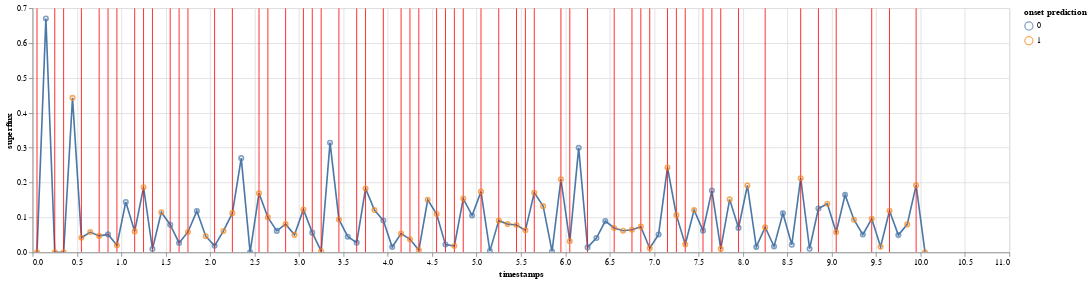

Notebook code cell kept with this figure:
### Code cell
file = data["file"][0]

base = alt.Chart(data[data["file"]==file])

superflux = base.mark_line().encode(x="timestamps", y="superflux")

onsets = alt.Chart(data[data["file"]==file][data["onset"]]).mark_rule(color='red').encode(
    x='timestamps',
)

predictions = alt.Chart(data[data["file"]==file]).mark_point().encode(
    x='timestamps',
    y="superflux",
    color="onset prediction:N",
)

(superflux + onsets + predictions).properties(width=1200).interactive()

### Figure 1 — Vega-Lite specification as saved in the notebook (floating-point values rounded to 4 significant figures)
{"config": {"view": {"continuousWidth": 400, "continuousHeight": 300}}, "layer": [{"data": {"name": "data-675f0f2a10c6a204fbdafa4b8a3c893e"}, "mark": "line", "encoding": {"x": {"field": "timestamps", "type": "quantitative"}, "y": {"field": "superflux", "type": "quantitative"}}, "selection": {"selector010": {"type": "interval", "bind": "scales", "encodings": ["x", "y"]}}}, {"data": {"name": "data-4907a46dd60d0d10e873a56fe8fe1dec"}, "mark": {"type": "rule", "color": "red"}, "encoding": {"x": {"field": "timestamps", "type": "quantitative"}}}, {"data": {"name": "data-675f0f2a10c6a204fbdafa4b8a3c893e"}, "mark": "point", "encoding": {"color": {"field": "onset prediction", "type": "nominal"}, "x": {"field": "timestamps", "type": "quantitative"}, "y": {"field": "superflux", "type": "quantitative"}}}], "width": 1200, "$schema": "https://vega.github.io/schema/vega-lite/v4.17.0.json", "datasets": {"data-675f0f2a10c6a204fbdafa4b8a3c893e": [{"file": "Media-103515(19.7-29.7)", "timestamps": 0.05, "onset": true, "onset probabilty": 0.5298, "onset prediction": 1, "superflux": 0.0}, {"file": "Media-103515(19.7-29.7)", "timestamps": 0.15, "onset": false, "onset probabilty": 0.4939, "onset prediction": 0, "superflux": 0.6702}, {"file": "Media-103515(19.7-29.7)", "timestamps": 0.25, "onset": true, "onset probabilty": 0.502, "onset prediction": 1, "superflux": 0.0003}, {"file": "Media-103515(19.7-29.7)", "timestamps": 0.35, "onset": true, "onset probabilty": 0.504, "onset prediction": 1, "superflux": 0.00017}, {"file": "Media-103515(19.7-29.7)", "timestamps": 0.45, "onset": false, "onset probabilty": 0.5495, "onset prediction": 1, "superflux": 0.4428}, {"file": "Media-103515(19.7-29.7)", "timestamps": 0.55, "onset": true, "onset probabilty": 0.5432, "onset prediction": 1, "superflux": 0.04176}, {"file": "Media-103515(19.7-29.7)", "timestamps": 0.65, "onset": false, "onset probabilty": 0.5789, "onset prediction": 1, "superflux": 0.0581}, {"file": "Media-103515(19.7-29.7)", "timestamps": 0.75, "onset": true, "onset probabilty": 0.587, "onset prediction": 1, "superflux": 0.04716}, {"file": "Media-103515(19.7-29.7)", "timestamps": 0.85, "onset": true, "onset probabilty": 0.4564, "onset prediction": 0, "superflux": 0.05144}, {"file": "Media-103515(19.7-29.7)", "timestamps": 0.95, "onset": true, "onset probabilty": 0.5267, "onset prediction": 1, "superflux": 0.02053}, {"file": "Media-103515(19.7-29.7)", "timestamps": 1.05, "onset": false, "onset probabilty": 0.4559, "onset prediction": 0, "superflux": 0.1443}, {"file": "Media-103515(19.7-29.7)", "timestamps": 1.15, "onset": true, "onset probabilty": 0.544, "onset prediction": 1, "superflux": 0.05998}, {"file": "Media-103515(19.7-29.7)", "timestamps": 1.25, "onset": true, "onset probabilty": 0.527, "onset prediction": 1, "superflux": 0.1864}, {"file": "Media-103515(19.7-29.7)", "timestamps": 1.35, "onset": true, "onset probabilty": 0.3777, "onset prediction": 0, "superflux": 0.00959}, {"file": "Media-103515(19.7-29.7)", "timestamps": 1.45, "onset": false, "onset probabilty": 0.513, "onset prediction": 1, "superflux": 0.115}, {"file": "Media-103515(19.7-29.7)", "timestamps": 1.55, "onset": true, "onset probabilty": 0.4849, "onset prediction": 0, "superflux": 0.0793}, {"file": "Media-103515(19.7-29.7)", "timestamps": 1.65, "onset": true, "onset probabilty": 0.4745, "onset prediction": 0, "superflux": 0.027}, {"file": "Media-103515(19.7-29.7)", "timestamps": 1.75, "onset": true, "onset probabilty": 0.5491, "onset prediction": 1, "superflux": 0.05846}, {"file": "Media-103515(19.7-29.7)", "timestamps": 1.85, "onset": false, "onset probabilty": 0.4937, "onset prediction": 0, "superflux": 0.1183}, {"file": "Media-103515(19.7-29.7)", "timestamps": 1.95, "onset": false, "onset probabilty": 0.535, "onset prediction": 1, "superflux": 0.0463}, {"file": "Media-103515(19.7-29.7)", "timestamps": 2.05, "onset": true, "onset probabilty": 0.4922, "onset prediction": 0, "superflux": 0.0186}, {"file": "Media-103515(19.7-29.7)", "timestamps": 2.15, "onset": false, "onset probabilty": 0.5072, "onset prediction": 1, "superflux": 0.06137}, {"file": "Media-103515(19.7-29.7)", "timestamps": 2.25, "onset": true, "onset probabilty": 0.5398, "onset prediction": 1, "superflux": 0.1123}, {"file": "Media-103515(19.7-29.7)", "timestamps": 2.35, "onset": false, "onset probabilty": 0.3601, "onset prediction": 0, "superflux": 0.27}, {"file": "Media-103515(19.7-29.7)", "timestamps": 2.45, "onset": false, "onset probabilty": 0.3884, "onset prediction": 0, "superflux": 0.0}, {"file": "Media-103515(19.7-29.7)", "timestamps": 2.55, "onset": true, "onset probabilty": 0.5315, "onset prediction": 1, "superflux": 0.1691}, {"file": "Media-103515(19.7-29.7)", "timestamps": 2.65, "onset": true, "onset probabilty": 0.5383, "onset prediction": 1, "superflux": 0.1002}, {"file": "Media-103515(19.7-29.7)", "timestamps": 2.75, "onset": false, "onset probabilty": 0.495, "onset prediction": 0, "superflux": 0.06151}, {"file": "Media-103515(19.7-29.7)", "timestamps": 2.85, "onset": true, "onset probabilty": 0.5442, "onset prediction": 1, "superflux": 0.08081}, {"file": "Media-103515(19.7-29.7)", "timestamps": 2.95, "onset": false, "onset probabilty": 0.5434, "onset prediction": 1, "superflux": 0.05002}, {"file": "Media-103515(19.7-29.7)", "timestamps": 3.05, "onset": true, "onset probabilty": 0.6189, "onset prediction": 1, "superflux": 0.123}, {"file": "Media-103515(19.7-29.7)", "timestamps": 3.15, "onset": true, "onset probabilty": 0.4967, "onset prediction": 0, "superflux": 0.05651}, {"file": "Media-103515(19.7-29.7)", "timestamps": 3.25, "onset": true, "onset probabilty": 0.5043, "onset prediction": 1, "superflux": 0.00324}, {"file": "Media-103515(19.7-29.7)", "timestamps": 3.35, "onset": false, "onset probabilty": 0.4964, "onset prediction": 0, "superflux": 0.3144}, {"file": "Media-103515(19.7-29.7)", "timestamps": 3.45, "onset": true, "onset probabilty": 0.7125, "onset prediction": 1, "superflux": 0.09424}, {"file": "Media-103515(19.7-29.7)", "timestamps": 3.55, "onset": false, "onset probabilty": 0.4759, "onset prediction": 0, "superflux": 0.04474}, {"file": "Media-103515(19.7-29.7)", "timestamps": 3.65, "onset": true, "onset probabilty": 0.4975, "onset prediction": 0, "superflux": 0.02784}, {"file": "Media-103515(19.7-29.7)", "timestamps": 3.75, "onset": true, "onset probabilty": 0.5606, "onset prediction": 1, "superflux": 0.183}, {"file": "Media-103515(19.7-29.7)", "timestamps": 3.85, "onset": false, "onset probabilty": 0.5455, "onset prediction": 1, "superflux": 0.1212}, {"file": "Media-103515(19.7-29.7)", "timestamps": 3.95, "onset": true, "onset probabilty": 0.4022, "onset prediction": 0, "superflux": 0.0913}, {"file": "Media-103515(19.7-29.7)", "timestamps": 4.05, "onset": false, "onset probabilty": 0.4458, "onset prediction": 0, "superflux": 0.01514}, {"file": "Media-103515(19.7-29.7)", "timestamps": 4.15, "onset": true, "onset probabilty": 0.5554, "onset prediction": 1, "superflux": 0.05356}, {"file": "Media-103515(19.7-29.7)", "timestamps": 4.25, "onset": true, "onset probabilty": 0.5081, "onset prediction": 1, "superflux": 0.03736}, {"file": "Media-103515(19.7-29.7)", "timestamps": 4.35, "onset": true, "onset probabilty": 0.5665, "onset prediction": 1, "superflux": 0.00633}, {"file": "Media-103515(19.7-29.7)", "timestamps": 4.45, "onset": false, "onset probabilty": 0.5486, "onset prediction": 1, "superflux": 0.1505}, {"file": "Media-103515(19.7-29.7)", "timestamps": 4.55, "onset": true, "onset probabilty": 0.5568, "onset prediction": 1, "superflux": 0.1099}, {"file": "Media-103515(19.7-29.7)", "timestamps": 4.65, "onset": true, "onset probabilty": 0.4984, "onset prediction": 0, "superflux": 0.02213}, {"file": "Media-103515(19.7-29.7)", "timestamps": 4.75, "onset": true, "onset probabilty": 0.5221, "onset prediction": 1, "superflux": 0.01824}, {"file": "Media-103515(19.7-29.7)", "timestamps": 4.85, "onset": true, "onset probabilty": 0.6391, "onset prediction": 1, "superflux": 0.1541}, {"file": "Media-103515(19.7-29.7)", "timestamps": 4.95, "onset": false, "onset probabilty": 0.4025, "onset prediction": 0, "superflux": 0.1054}, {"file": "Media-103515(19.7-29.7)", "timestamps": 5.05, "onset": true, "onset probabilty": 0.6432, "onset prediction": 1, "superflux": 0.174}, {"file": "Media-103515(19.7-29.7)", "timestamps": 5.15, "onset": false, "onset probabilty": 0.4649, "onset prediction": 0, "superflux": 0.00353}, {"file": "Media-103515(19.7-29.7)", "timestamps": 5.25, "onset": true, "onset probabilty": 0.5788, "onset prediction": 1, "superflux": 0.09085}, {"file": "Media-103515(19.7-29.7)", "timestamps": 5.35, "onset": false, "onset probabilty": 0.7021, "onset prediction": 1, "superflux": 0.08093}, {"file": "Media-103515(19.7-29.7)", "timestamps": 5.45, "onset": true, "onset probabilty": 0.5469, "onset prediction": 1, "superflux": 0.07836}, {"file": "Media-103515(19.7-29.7)", "timestamps": 5.55, "onset": true, "onset probabilty": 0.5913, "onset prediction": 1, "superflux": 0.06303}, {"file": "Media-103515(19.7-29.7)", "timestamps": 5.65, "onset": true, "onset probabilty": 0.628, "onset prediction": 1, "superflux": 0.1707}, {"file": "Media-103515(19.7-29.7)", "timestamps": 5.75, "onset": false, "onset probabilty": 0.5541, "onset prediction": 1, "superflux": 0.1324}, {"file": "Media-103515(19.7-29.7)", "timestamps": 5.85, "onset": false, "onset probabilty": 0.4309, "onset prediction": 0, "superflux": 0.00257}, {"file": "Media-103515(19.7-29.7)", "timestamps": 5.95, "onset": true, "onset probabilty": 0.5649, "onset prediction": 1, "superflux": 0.2095}, {"file": "Media-103515(19.7-29.7)", "timestamps": 6.05, "onset": true, "onset probabilty": 0.5194, "onset prediction": 1, "superflux": 0.03156}, {"file": "Media-103515(19.7-29.7)", "timestamps": 6.15, "onset": false, "onset probabilty": 0.4937, "onset prediction": 0, "superflux": 0.2995}, {"file": "Media-103515(19.7-29.7)", "timestamps": 6.25, "onset": true, "onset probabilty": 0.4356, "onset prediction": 0, "superflux": 0.01423}, {"file": "Media-103515(19.7-29.7)", "timestamps": 6.35, "onset": false, "onset probabilty": 0.4696, "onset prediction": 0, "superflux": 0.04091}, {"file": "Media-103515(19.7-29.7)", "timestamps": 6.45, "onset": false, "onset probabilty": 0.4938, "onset prediction": 0, "superflux": 0.08959}, {"file": "Media-103515(19.7-29.7)", "timestamps": 6.55, "onset": true, "onset probabilty": 0.5431, "onset prediction": 1, "superflux": 0.06978}, {"file": "Media-103515(19.7-29.7)", "timestamps": 6.65, "onset": false, "onset probabilty": 0.5097, "onset prediction": 1, "superflux": 0.06206}, {"file": "Media-103515(19.7-29.7)", "timestamps": 6.75, "onset": true, "onset probabilty": 0.5337, "onset prediction": 1, "superflux": 0.06478}, {"file": "Media-103515(19.7-29.7)", "timestamps": 6.85, "onset": true, "onset probabilty": 0.5182, "onset prediction": 1, "superflux": 0.0736}, {"file": "Media-103515(19.7-29.7)", "timestamps": 6.95, "onset": true, "onset probabilty": 0.5207, "onset prediction": 1, "superflux": 0.01169}, {"file": "Media-103515(19.7-29.7)", "timestamps": 7.05, "onset": false, "onset probabilty": 0.4834, "onset prediction": 0, "superflux": 0.0513}, {"file": "Media-103515(19.7-29.7)", "timestamps": 7.15, "onset": true, "onset probabilty": 0.5879, "onset prediction": 1, "superflux": 0.2433}, {"file": "Media-103515(19.7-29.7)", "timestamps": 7.25, "onset": true, "onset probabilty": 0.53, "onset prediction": 1, "superflux": 0.1066}, {"file": "Media-103515(19.7-29.7)", "timestamps": 7.35, "onset": true, "onset probabilty": 0.5039, "onset prediction": 1, "superflux": 0.02239}, {"file": "Media-103515(19.7-29.7)", "timestamps": 7.45, "onset": false, "onset probabilty": 0.5215, "onset prediction": 1, "superflux": 0.1211}, {"file": "Media-103515(19.7-29.7)", "timestamps": 7.55, "onset": true, "onset probabilty": 0.3413, "onset prediction": 0, "superflux": 0.06217}, {"file": "Media-103515(19.7-29.7)", "timestamps": 7.65, "onset": true, "onset probabilty": 0.494, "onset prediction": 0, "superflux": 0.177}, {"file": "Media-103515(19.7-29.7)", "timestamps": 7.75, "onset": true, "onset probabilty": 0.5438, "onset prediction": 1, "superflux": 0.00982}, {"file": "Media-103515(19.7-29.7)", "timestamps": 7.85, "onset": false, "onset probabilty": 0.5212, "onset prediction": 1, "superflux": 0.1518}, {"file": "Media-103515(19.7-29.7)", "timestamps": 7.95, "onset": true, "onset probabilty": 0.4539, "onset prediction": 0, "superflux": 0.07006}, {"file": "Media-103515(19.7-29.7)", "timestamps": 8.05, "onset": false, "onset probabilty": 0.5461, "onset prediction": 1, "superflux": 0.1917}, {"file": "Media-103515(19.7-29.7)", "timestamps": 8.15, "onset": false, "onset probabilty": 0.4113, "onset prediction": 0, "superflux": 0.01545}, {"file": "Media-103515(19.7-29.7)", "timestamps": 8.25, "onset": true, "onset probabilty": 0.5923, "onset prediction": 1, "superflux": 0.07194}, {"file": "Media-103515(19.7-29.7)", "timestamps": 8.35, "onset": false, "onset probabilty": 0.4783, "onset prediction": 0, "superflux": 0.01683}, {"file": "Media-103515(19.7-29.7)", "timestamps": 8.45, "onset": false, "onset probabilty": 0.4391, "onset prediction": 0, "superflux": 0.1118}, {"file": "Media-103515(19.7-29.7)", "timestamps": 8.55, "onset": false, "onset probabilty": 0.3774, "onset prediction": 0, "superflux": 0.02164}, {"file": "Media-103515(19.7-29.7)", "timestamps": 8.65, "onset": true, "onset probabilty": 0.5462, "onset prediction": 1, "superflux": 0.2126}, {"file": "Media-103515(19.7-29.7)", "timestamps": 8.75, "onset": false, "onset probabilty": 0.4552, "onset prediction": 0, "superflux": 0.01025}, {"file": "Media-103515(19.7-29.7)", "timestamps": 8.85, "onset": true, "onset probabilty": 0.4296, "onset prediction": 0, "superflux": 0.1256}, {"file": "Media-103515(19.7-29.7)", "timestamps": 8.95, "onset": false, "onset probabilty": 0.519, "onset prediction": 1, "superflux": 0.1393}, {"file": "Media-103515(19.7-29.7)", "timestamps": 9.05, "onset": true, "onset probabilty": 0.5287, "onset prediction": 1, "superflux": 0.05742}, {"file": "Media-103515(19.7-29.7)", "timestamps": 9.15, "onset": false, "onset probabilty": 0.4723, "onset prediction": 0, "superflux": 0.1647}, {"file": "Media-103515(19.7-29.7)", "timestamps": 9.25, "onset": false, "onset probabilty": 0.5474, "onset prediction": 1, "superflux": 0.09362}, {"file": "Media-103515(19.7-29.7)", "timestamps": 9.35, "onset": false, "onset probabilty": 0.4941, "onset prediction": 0, "superflux": 0.05096}, {"file": "Media-103515(19.7-29.7)", "timestamps": 9.45, "onset": true, "onset probabilty": 0.6116, "onset prediction": 1, "superflux": 0.09616}, {"file": "Media-103515(19.7-29.7)", "timestamps": 9.55, "onset": false, "onset probabilty": 0.5144, "onset prediction": 1, "superflux": 0.01615}, {"file": "Media-103515(19.7-29.7)", "timestamps": 9.65, "onset": true, "onset probabilty": 0.5693, "onset prediction": 1, "superflux": 0.1193}, {"file": "Media-103515(19.7-29.7)", "timestamps": 9.75, "onset": false, "onset probabilty": 0.425, "onset prediction": 0, "superflux": 0.04936}, {"file": "Media-103515(19.7-29.7)", "timestamps": 9.85, "onset": false, "onset probabilty": 0.5297, "onset prediction": 1, "superflux": 0.08016}, {"file": "Media-103515(19.7-29.7)", "timestamps": 9.95, "onset": true, "onset probabilty": 0.6065, "onset prediction": 1, "superflux": 0.1921}, {"file": "Media-103515(19.7-29.7)", "timestamps": 10.05, "onset": false, "onset probabilty": 0.5296, "onset prediction": 1, "superflux": 0.00041}], "data-4907a46dd60d0d10e873a56fe8fe1dec": [{"file": "Media-103515(19.7-29.7)", "timestamps": 0.05, "onset": true, "onset probabilty": 0.5298, "onset prediction": 1, "superflux": 0.0}, {"file": "Media-103515(19.7-29.7)", "timestamps": 0.25, "onset": true, "onset probabilty": 0.502, "onset prediction": 1, "superflux": 0.0003}, {"file": "Media-103515(19.7-29.7)", "timestamps": 0.35, "onset": true, "onset probabilty": 0.504, "onset prediction": 1, "superflux": 0.00017}, {"file": "Media-103515(19.7-29.7)", "timestamps": 0.55, "onset": true, "onset probabilty": 0.5432, "onset prediction": 1, "superflux": 0.04176}, {"file": "Media-103515(19.7-29.7)", "timestamps": 0.75, "onset": true, "onset probabilty": 0.587, "onset prediction": 1, "superflux": 0.04716}, {"file": "Media-103515(19.7-29.7)", "timestamps": 0.85, "onset": true, "onset probabilty": 0.4564, "onset prediction": 0, "superflux": 0.05144}, {"file": "Media-103515(19.7-29.7)", "timestamps": 0.95, "onset": true, "onset probabilty": 0.5267, "onset prediction": 1, "superflux": 0.02053}, {"file": "Media-103515(19.7-29.7)", "timestamps": 1.15, "onset": true, "onset probabilty": 0.544, "onset prediction": 1, "superflux": 0.05998}, {"file": "Media-103515(19.7-29.7)", "timestamps": 1.25, "onset": true, "onset probabilty": 0.527, "onset prediction": 1, "superflux": 0.1864}, {"file": "Media-103515(19.7-29.7)", "timestamps": 1.35, "onset": true, "onset probabilty": 0.3777, "onset prediction": 0, "superflux": 0.00959}, {"file": "Media-103515(19.7-29.7)", "timestamps": 1.55, "onset": true, "onset probabilty": 0.4849, "onset prediction": 0, "superflux": 0.0793}, {"file": "Media-103515(19.7-29.7)", "timestamps": 1.65, "onset": true, "onset probabilty": 0.4745, "onset prediction": 0, "superflux": 0.027}, {"file": "Media-103515(19.7-29.7)", "timestamps": 1.75, "onset": true, "onset probabilty": 0.5491, "onset prediction": 1, "superflux": 0.05846}, {"file": "Media-103515(19.7-29.7)", "timestamps": 2.05, "onset": true, "onset probabilty": 0.4922, "onset prediction": 0, "superflux": 0.0186}, {"file": "Media-103515(19.7-29.7)", "timestamps": 2.25, "onset": true, "onset probabilty": 0.5398, "onset prediction": 1, "superflux": 0.1123}, {"file": "Media-103515(19.7-29.7)", "timestamps": 2.55, "onset": true, "onset probabilty": 0.5315, "onset prediction": 1, "superflux": 0.1691}, {"file": "Media-103515(19.7-29.7)", "timestamps": 2.65, "onset": true, "onset probabilty": 0.5383, "onset prediction": 1, "superflux": 0.1002}, {"file": "Media-103515(19.7-29.7)", "timestamps": 2.85, "onset": true, "onset probabilty": 0.5442, "onset prediction": 1, "superflux": 0.08081}, {"file": "Media-103515(19.7-29.7)", "timestamps": 3.05, "onset": true, "onset probabilty": 0.6189, "onset prediction": 1, "superflux": 0.123}, {"file": "Media-103515(19.7-29.7)", "timestamps": 3.15, "onset": true, "onset probabilty": 0.4967, "onset prediction": 0, "superflux": 0.05651}, {"file": "Media-103515(19.7-29.7)", "timestamps": 3.25, "onset": true, "onset probabilty": 0.5043, "onset prediction": 1, "superflux": 0.00324}, {"file": "Media-103515(19.7-29.7)", "timestamps": 3.45, "onset": true, "onset probabilty": 0.7125, "onset prediction": 1, "superflux": 0.09424}, {"file": "Media-103515(19.7-29.7)", "timestamps": 3.65, "onset": true, "onset probabilty": 0.4975, "onset prediction": 0, "superflux": 0.02784}, {"file": "Media-103515(19.7-29.7)", "timestamps": 3.75, "onset": true, "onset probabilty": 0.5606, "onset prediction": 1, "superflux": 0.183}, {"file": "Media-103515(19.7-29.7)", "timestamps": 3.95, "onset": true, "onset probabilty": 0.4022, "onset prediction": 0, "superflux": 0.0913}, {"file": "Media-103515(19.7-29.7)", "timestamps": 4.15, "onset": true, "onset probabilty": 0.5554, "onset prediction": 1, "superflux": 0.05356}, {"file": "Media-103515(19.7-29.7)", "timestamps": 4.25, "onset": true, "onset probabilty": 0.5081, "onset prediction": 1, "superflux": 0.03736}, {"file": "Media-103515(19.7-29.7)", "timestamps": 4.35, "onset": true, "onset probabilty": 0.5665, "onset prediction": 1, "superflux": 0.00633}, {"file": "Media-103515(19.7-29.7)", "timestamps": 4.55, "onset": true, "onset probabilty": 0.5568, "onset prediction": 1, "superflux": 0.1099}, {"file": "Media-103515(19.7-29.7)", "timestamps": 4.65, "onset": true, "onset probabilty": 0.4984, "onset prediction": 0, "superflux": 0.02213}, {"file": "Media-103515(19.7-29.7)", "timestamps": 4.75, "onset": true, "onset probabilty": 0.5221, "onset prediction": 1, "superflux": 0.01824}, {"file": "Media-103515(19.7-29.7)", "timestamps": 4.85, "onset": true, "onset probabilty": 0.6391, "onset prediction": 1, "superflux": 0.1541}, {"file": "Media-103515(19.7-29.7)", "timestamps": 5.05, "onset": true, "onset probabilty": 0.6432, "onset prediction": 1, "superflux": 0.174}, {"file": "Media-103515(19.7-29.7)", "timestamps": 5.25, "onset": true, "onset probabilty": 0.5788, "onset prediction": 1, "superflux": 0.09085}, {"file": "Media-103515(19.7-29.7)", "timestamps": 5.45, "onset": true, "onset probabilty": 0.5469, "onset prediction": 1, "superflux": 0.07836}, {"file": "Media-103515(19.7-29.7)", "timestamps": 5.55, "onset": true, "onset probabilty": 0.5913, "onset prediction": 1, "superflux": 0.06303}, {"file": "Media-103515(19.7-29.7)", "timestamps": 5.65, "onset": true, "onset probabilty": 0.628, "onset prediction": 1, "superflux": 0.1707}, {"file": "Media-103515(19.7-29.7)", "timestamps": 5.95, "onset": true, "onset probabilty": 0.5649, "onset prediction": 1, "superflux": 0.2095}, {"file": "Media-103515(19.7-29.7)", "timestamps": 6.05, "onset": true, "onset probabilty": 0.5194, "onset prediction": 1, "superflux": 0.03156}, {"file": "Media-103515(19.7-29.7)", "timestamps": 6.25, "onset": true, "onset probabilty": 0.4356, "onset prediction": 0, "superflux": 0.01423}, {"file": "Media-103515(19.7-29.7)", "timestamps": 6.55, "onset": true, "onset probabilty": 0.5431, "onset prediction": 1, "superflux": 0.06978}, {"file": "Media-103515(19.7-29.7)", "timestamps": 6.75, "onset": true, "onset probabilty": 0.5337, "onset prediction": 1, "superflux": 0.06478}, {"file": "Media-103515(19.7-29.7)", "timestamps": 6.85, "onset": true, "onset probabilty": 0.5182, "onset prediction": 1, "superflux": 0.0736}, {"file": "Media-103515(19.7-29.7)", "timestamps": 6.95, "onset": true, "onset probabilty": 0.5207, "onset prediction": 1, "superflux": 0.01169}, {"file": "Media-103515(19.7-29.7)", "timestamps": 7.15, "onset": true, "onset probabilty": 0.5879, "onset prediction": 1, "superflux": 0.2433}, {"file": "Media-103515(19.7-29.7)", "timestamps": 7.25, "onset": true, "onset probabilty": 0.53, "onset prediction": 1, "superflux": 0.1066}, {"file": "Media-103515(19.7-29.7)", "timestamps": 7.35, "onset": true, "onset probabilty": 0.5039, "onset prediction": 1, "superflux": 0.02239}, {"file": "Media-103515(19.7-29.7)", "timestamps": 7.55, "onset": true, "onset probabilty": 0.3413, "onset prediction": 0, "superflux": 0.06217}, {"file": "Media-103515(19.7-29.7)", "timestamps": 7.65, "onset": true, "onset probabilty": 0.494, "onset prediction": 0, "superflux": 0.177}, {"file": "Media-103515(19.7-29.7)", "timestamps": 7.75, "onset": true, "onset probabilty": 0.5438, "onset prediction": 1, "superflux": 0.00982}, {"file": "Media-103515(19.7-29.7)", "timestamps": 7.95, "onset": true, "onset probabilty": 0.4539, "onset prediction": 0, "superflux": 0.07006}, {"file": "Media-103515(19.7-29.7)", "timestamps": 8.25, "onset": true, "onset probabilty": 0.5923, "onset prediction": 1, "superflux": 0.07194}, {"file": "Media-103515(19.7-29.7)", "timestamps": 8.65, "onset": true, "onset probabilty": 0.5462, "onset prediction": 1, "superflux": 0.2126}, {"file": "Media-103515(19.7-29.7)", "timestamps": 8.85, "onset": true, "onset probabilty": 0.4296, "onset prediction": 0, "superflux": 0.1256}, {"file": "Media-103515(19.7-29.7)", "timestamps": 9.05, "onset": true, "onset probabilty": 0.5287, "onset prediction": 1, "superflux": 0.05742}, {"file": "Media-103515(19.7-29.7)", "timestamps": 9.45, "onset": true, "onset probabilty": 0.6116, "onset prediction": 1, "superflux": 0.09616}, {"file": "Media-103515(19.7-29.7)", "timestamps": 9.65, "onset": true, "onset probabilty": 0.5693, "onset prediction": 1, "superflux": 0.1193}, {"file": "Media-103515(19.7-29.7)", "timestamps": 9.95, "onset": true, "onset probabilty": 0.6065, "onset prediction": 1, "superflux": 0.1921}]}}
